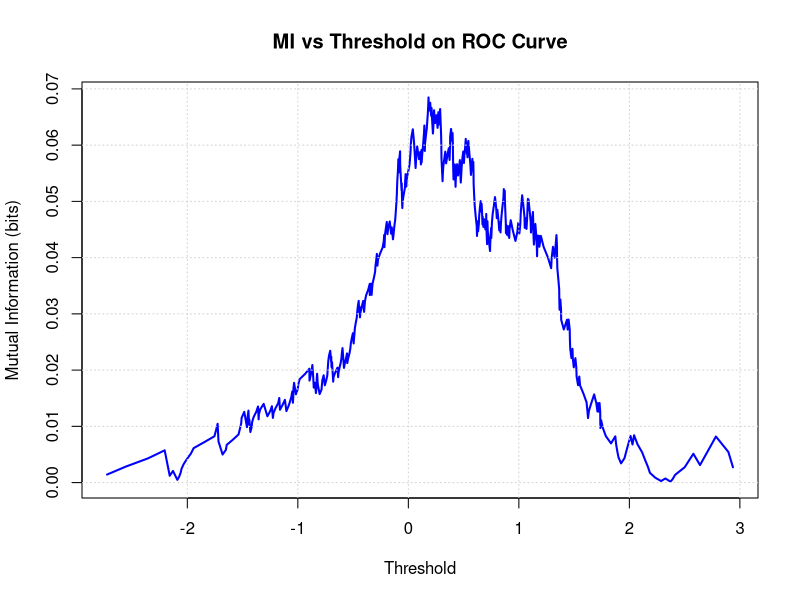

Reproduce this figure in R.
# ====================================================
# Comprehensive Script: Mutual Information (MI) Tools
# Topics:
# ✅ MI for 2x2 table
# ✅ MI vs threshold for ROC curve
# ✅ MI for logistic regression
# ✅ MI for Cox regression (landmark time)
# ====================================================

# ---- Load required packages ----
library(pROC)      # ROC curve
library(survival)  # Cox regression
library(survminer) # (optional) Kaplan-Meier plots

# ---- MI Function for Contingency Table ----
compute_MI <- function(tbl, logbase = 2) {
  N <- sum(tbl)
  p_joint <- tbl / N
  p_row <- rowSums(tbl) / N
  p_col <- colSums(tbl) / N
  
  MI <- 0
  for (i in 1:nrow(tbl)) {
    for (j in 1:ncol(tbl)) {
      if (p_joint[i,j] > 0) {
        MI <- MI + p_joint[i,j] * log(p_joint[i,j] / (p_row[i] * p_col[j]), base = logbase)
      }
    }
  }
  return(MI)
}

# ====================================================
# Part 1: MI for a 2x2 Table
# ====================================================
cat("\n===== Part 1: MI for a 2x2 Table =====\n")

# Example 2x2 table
tbl_2x2 <- matrix(c(30, 10,
                    20, 40), nrow = 2, byrow = TRUE)
rownames(tbl_2x2) <- c("S=0", "S=1")
colnames(tbl_2x2) <- c("Y=0", "Y=1")
print(tbl_2x2)

# Compute MI
MI_2x2 <- compute_MI(tbl_2x2)
cat("Mutual Information (2x2 table):", MI_2x2, "bits\n")

# ====================================================
# Part 2: MI vs Threshold for ROC Curve
# ====================================================
cat("\n===== Part 2: MI vs Threshold for ROC Curve =====\n")

# Simulate example data
set.seed(123)
n <- 500
Y <- rbinom(n, 1, 0.4)
S <- 0.5 * Y + rnorm(n)

# Compute ROC
roc_obj <- roc(Y, S)
thresholds <- roc_obj$thresholds

# Compute MI across thresholds
MI_values <- numeric(length(thresholds))

for (i in seq_along(thresholds)) {
  t <- thresholds[i]
  S_pred <- ifelse(S >= t, 1, 0)
  tbl <- table(S_pred, Y)
  if (nrow(tbl) < 2) tbl <- rbind(tbl, c(0,0))
  if (ncol(tbl) < 2) tbl <- cbind(tbl, c(0,0))
  MI_values[i] <- compute_MI(tbl)
}

# Plot MI vs Threshold
plot(thresholds, MI_values, type = "l", lwd = 2, col = "blue",
     xlab = "Threshold", ylab = "Mutual Information (bits)",
     main = "MI vs Threshold on ROC Curve")
grid()

# ====================================================
# Part 3: MI for Logistic Regression
# ====================================================
cat("\n===== Part 3: MI for Logistic Regression =====\n")

# Simulate logistic regression data
set.seed(123)
n <- 1000
X1 <- rnorm(n)
X2 <- rbinom(n, 1, 0.3)
linpred <- 0.5 * X1 + 1.0 * X2
prob <- 1 / (1 + exp(-linpred))
Y <- rbinom(n, 1, prob)

# Fit logistic model
logit_model <- glm(Y ~ X1 + X2, family = binomial)
p_hat <- predict(logit_model, type = "response")

# Bin predicted probabilities
n_bins <- 20
bins <- cut(p_hat, breaks = quantile(p_hat, probs = seq(0,1,length.out = n_bins+1)), include.lowest = TRUE)
tbl_logit <- table(bins, Y)
tbl_mat_logit <- as.matrix(tbl_logit)

# Compute MI
MI_logit <- compute_MI(tbl_mat_logit)
cat("Mutual Information (logistic regression):", MI_logit, "bits\n")

# ====================================================
# Part 4: MI for Cox Regression (Landmark Time)
# ====================================================
cat("\n===== Part 4: MI for Cox Regression (Landmark Time) =====\n")

# Simulate survival data
set.seed(123)
n <- 1000
X1 <- rnorm(n)
X2 <- rbinom(n, 1, 0.4)
linpred <- 0.5 * X1 + 1.0 * X2
T_event <- -log(runif(n)) / (0.1 * exp(linpred))
Censoring_time <- rexp(n, rate = 0.05)
Time <- pmin(T_event, Censoring_time)
Event <- as.numeric(T_event <= Censoring_time)

# Fit Cox model
cox_model <- coxph(Surv(Time, Event) ~ X1 + X2)
eta <- predict(cox_model, type = "lp")

# Define landmark time t*
t_star <- 5
Event_before_tstar <- ifelse(Time <= t_star & Event == 1, 1, 0)

# Bin linear predictor
n_bins <- 20
bins_cox <- cut(eta, breaks = quantile(eta, probs = seq(0,1,length.out = n_bins+1)), include.lowest = TRUE)
tbl_cox <- table(bins_cox, Event_before_tstar)
tbl_mat_cox <- as.matrix(tbl_cox)

# Compute MI
MI_cox <- compute_MI(tbl_mat_cox)
cat("Mutual Information (Cox model, event before t* =", t_star, "):", MI_cox, "bits\n")

